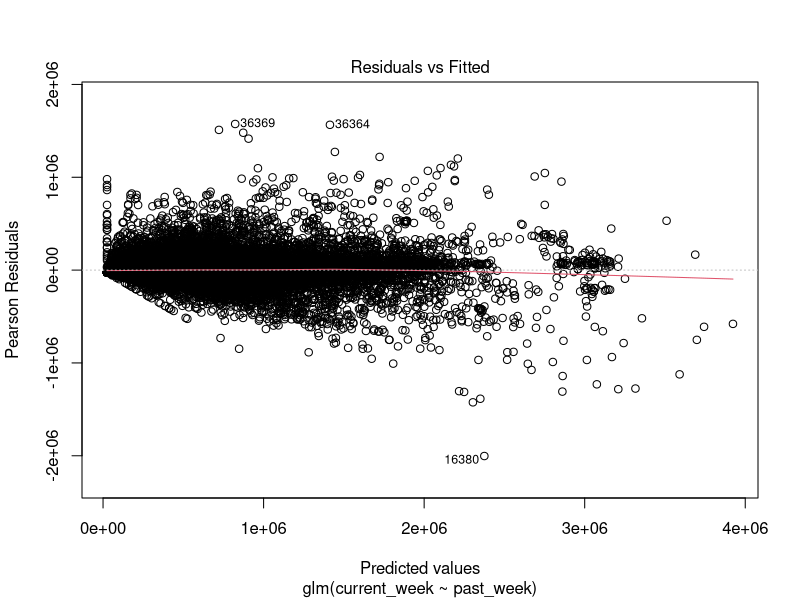
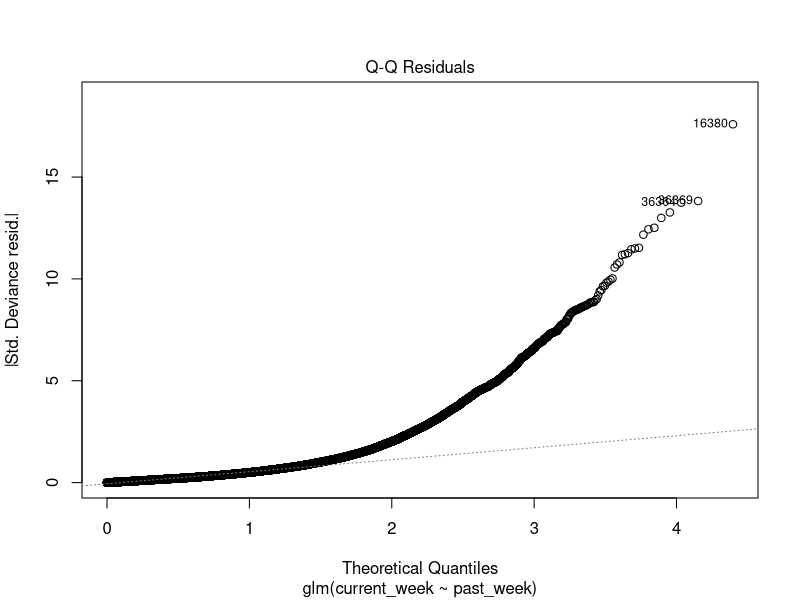
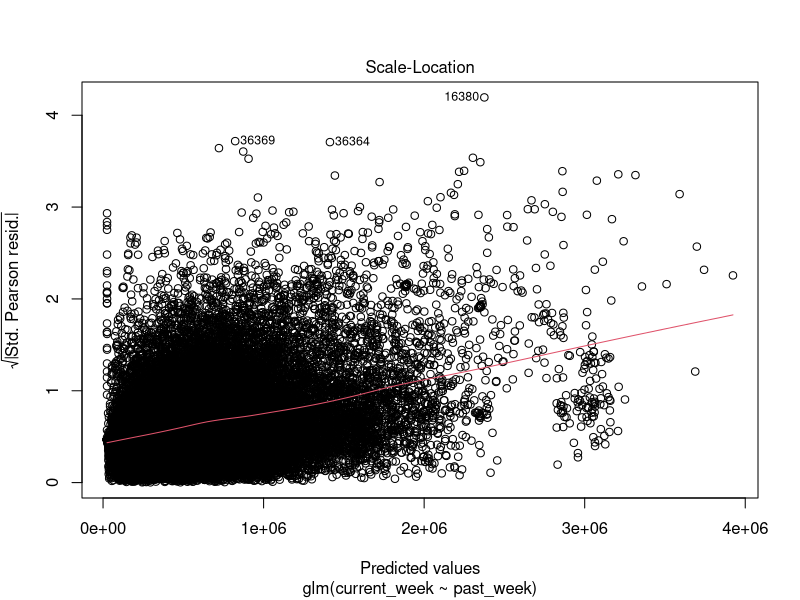
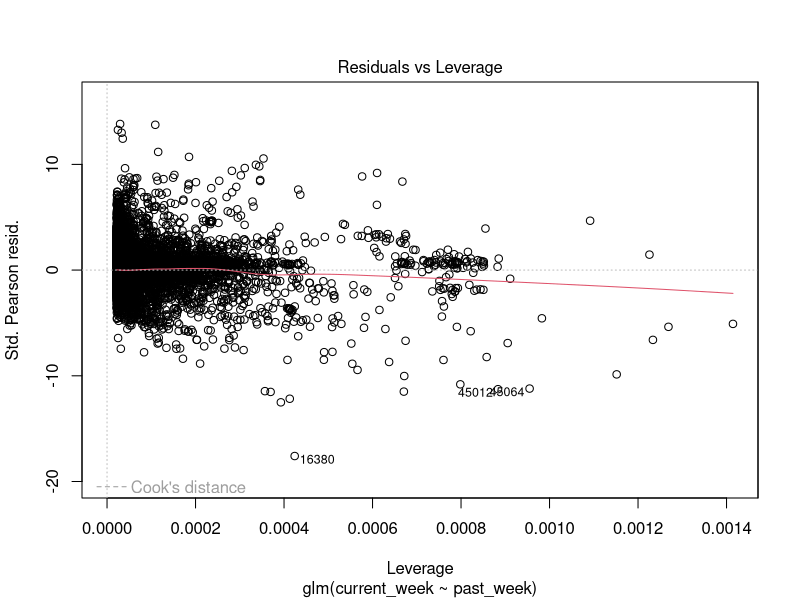
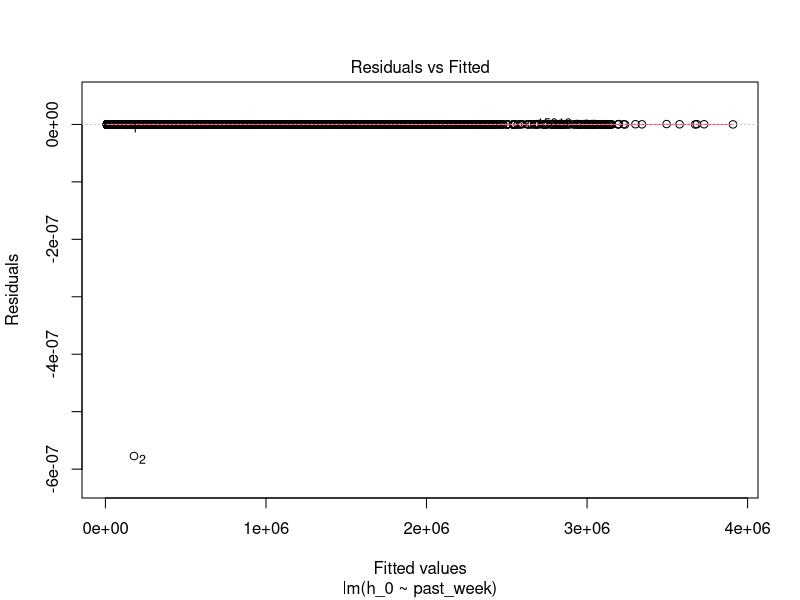
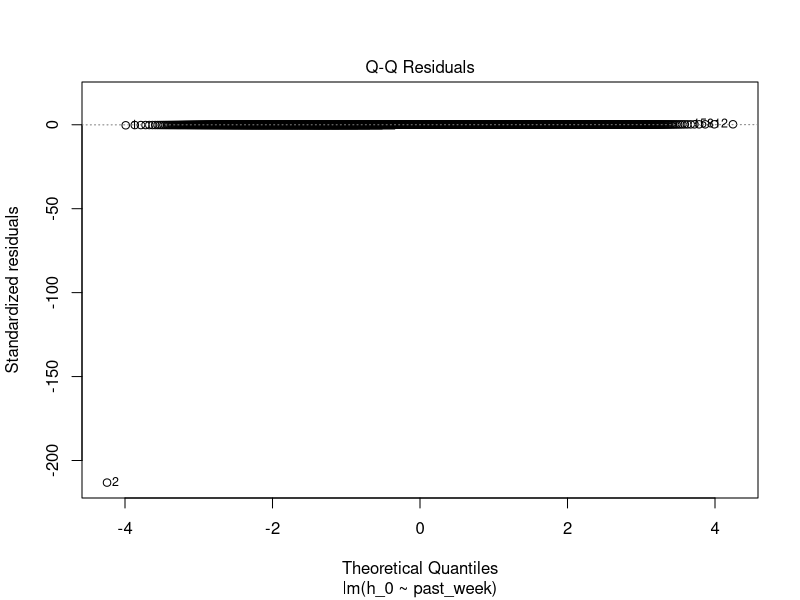
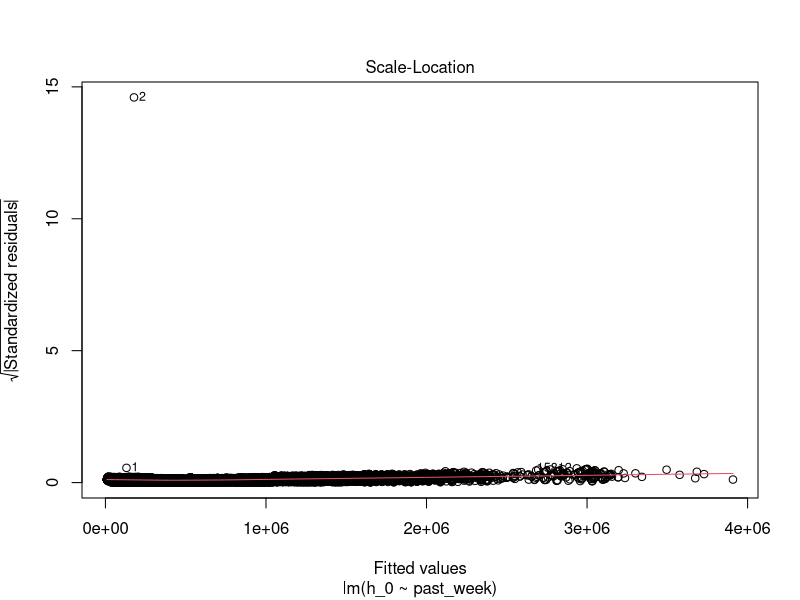
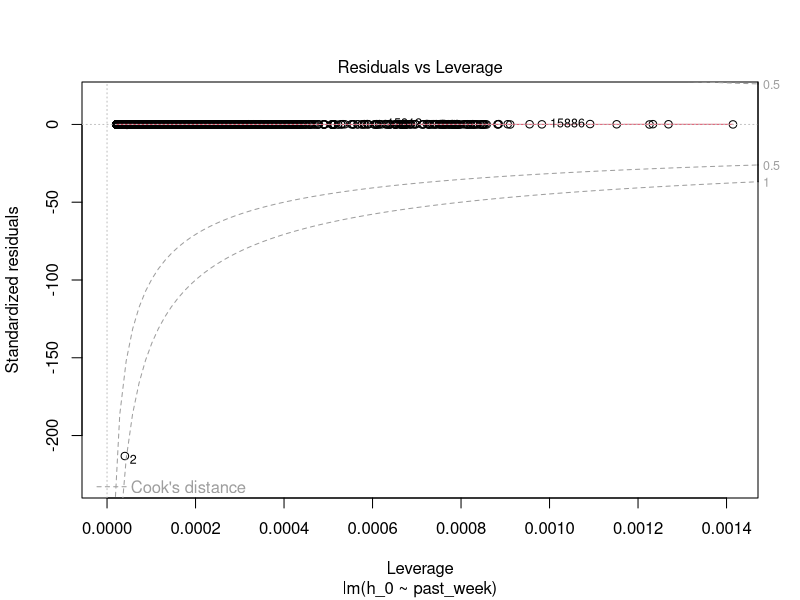

Here is the R script that generated these plots, in order:
## ---- chunk 1
knitr::opts_chunk$set(echo = TRUE)
library(stats)
library(MASS)
library(ggplot2)
## ---- chunk 2
pb <- read.csv('playbill.csv')

summary(lm1 <- glm(current_week ~ past_week,
                   data = pb))

plot(lm1)
## ---- chunk 3
confint(lm1, 'past_week', level = 0.95)
## ---- chunk 4
h_0 <- 10000 + 0.9647 * pb$past_week
pb <- cbind(pb, h_0)

summary(lm2 <- lm(h_0 ~ past_week,
                   data = pb))

plot(lm2)
## ---- chunk 5
confint(lm2)
## ---- chunk 6
ggplot(pb, aes(x = week_ending)) +
  geom_point(y = pb$current_week)
